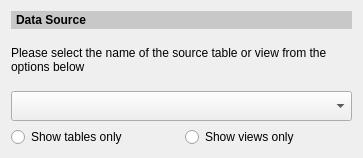
<?xml version="1.0" encoding="UTF-8"?>
<ui version="4.0">
 <class>frmComposerDataSource</class>
 <widget class="QWidget" name="frmComposerDataSource">
  <property name="geometry">
   <rect>
    <x>0</x>
    <y>0</y>
    <width>363</width>
    <height>158</height>
   </rect>
  </property>
  <property name="sizePolicy">
   <sizepolicy hsizetype="Preferred" vsizetype="Preferred">
    <horstretch>0</horstretch>
    <verstretch>0</verstretch>
   </sizepolicy>
  </property>
  <property name="windowTitle">
   <string>Data Source</string>
  </property>
  <layout class="QGridLayout" name="gridLayout">
   <item row="0" column="0" colspan="2">
    <widget class="QLabel" name="label">
     <property name="sizePolicy">
      <sizepolicy hsizetype="Preferred" vsizetype="Maximum">
       <horstretch>0</horstretch>
       <verstretch>0</verstretch>
      </sizepolicy>
     </property>
     <property name="styleSheet">
      <string notr="true">padding: 2px; font-weight: bold; background-color: rgb(200, 200, 200);
                        </string>
     </property>
     <property name="text">
      <string>Data Source</string>
     </property>
    </widget>
   </item>
   <item row="1" column="0" colspan="2">
    <widget class="QLabel" name="label_2">
     <property name="sizePolicy">
      <sizepolicy hsizetype="Preferred" vsizetype="Maximum">
       <horstretch>0</horstretch>
       <verstretch>0</verstretch>
      </sizepolicy>
     </property>
     <property name="maximumSize">
      <size>
       <width>16777215</width>
       <height>100</height>
      </size>
     </property>
     <property name="frameShape">
      <enum>QFrame::NoFrame</enum>
     </property>
     <property name="text">
      <string>&lt;html&gt;&lt;head/&gt;&lt;body&gt;&lt;p&gt;Please select the name of the source table
                            or view from the options below&lt;/p&gt;&lt;/body&gt;&lt;/html&gt;
                        </string>
     </property>
     <property name="wordWrap">
      <bool>true</bool>
     </property>
    </widget>
   </item>
   <item row="2" column="0" colspan="2">
    <widget class="QComboBox" name="cboDataSource">
     <property name="minimumSize">
      <size>
       <width>0</width>
       <height>30</height>
      </size>
     </property>
    </widget>
   </item>
   <item row="3" column="0">
    <widget class="QRadioButton" name="rbTables">
     <property name="text">
      <string>Show tables only</string>
     </property>
    </widget>
   </item>
   <item row="3" column="1">
    <widget class="QRadioButton" name="rbViews">
     <property name="text">
      <string>Show views only</string>
     </property>
    </widget>
   </item>
  </layout>
 </widget>
 <resources/>
 <connections/>
</ui>
